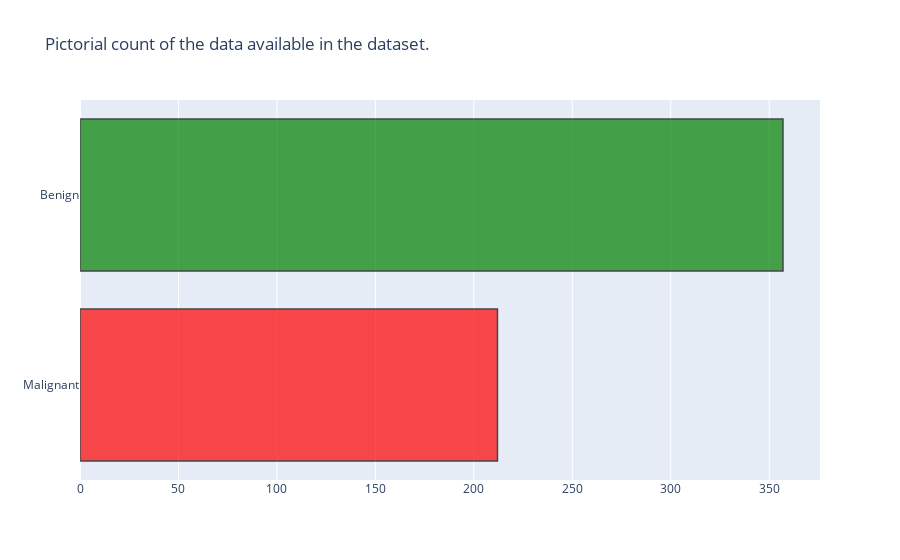

Notebook cell for this chart:
### Code cell
trace = go.Bar(x = (len(M), len(B)), y = ['Malignant', 'Benign'], orientation = 'h', opacity = 0.7, marker=dict(
        color=[ 'red', 'green'],
        line=dict(color='#000000',width=1.5)))

layout = dict(title =  'Pictorial count of the data available in the dataset.')
                    
fig = dict(data = [trace], layout=layout)
py.iplot(fig)
noErrors()

### Figure 1 — Plotly figure (JSON) as saved in the notebook; plotly's stock layout.template omitted (floating-point values rounded to 4 significant figures)
{"data": [{"marker": {"color": ["red", "green"], "line": {"color": "#000000", "width": 1.5}}, "opacity": 0.7, "orientation": "h", "type": "bar", "x": [212, 357], "y": ["Malignant", "Benign"]}], "layout": {"title": {"text": "Pictorial count of the data available in the dataset."}}}
